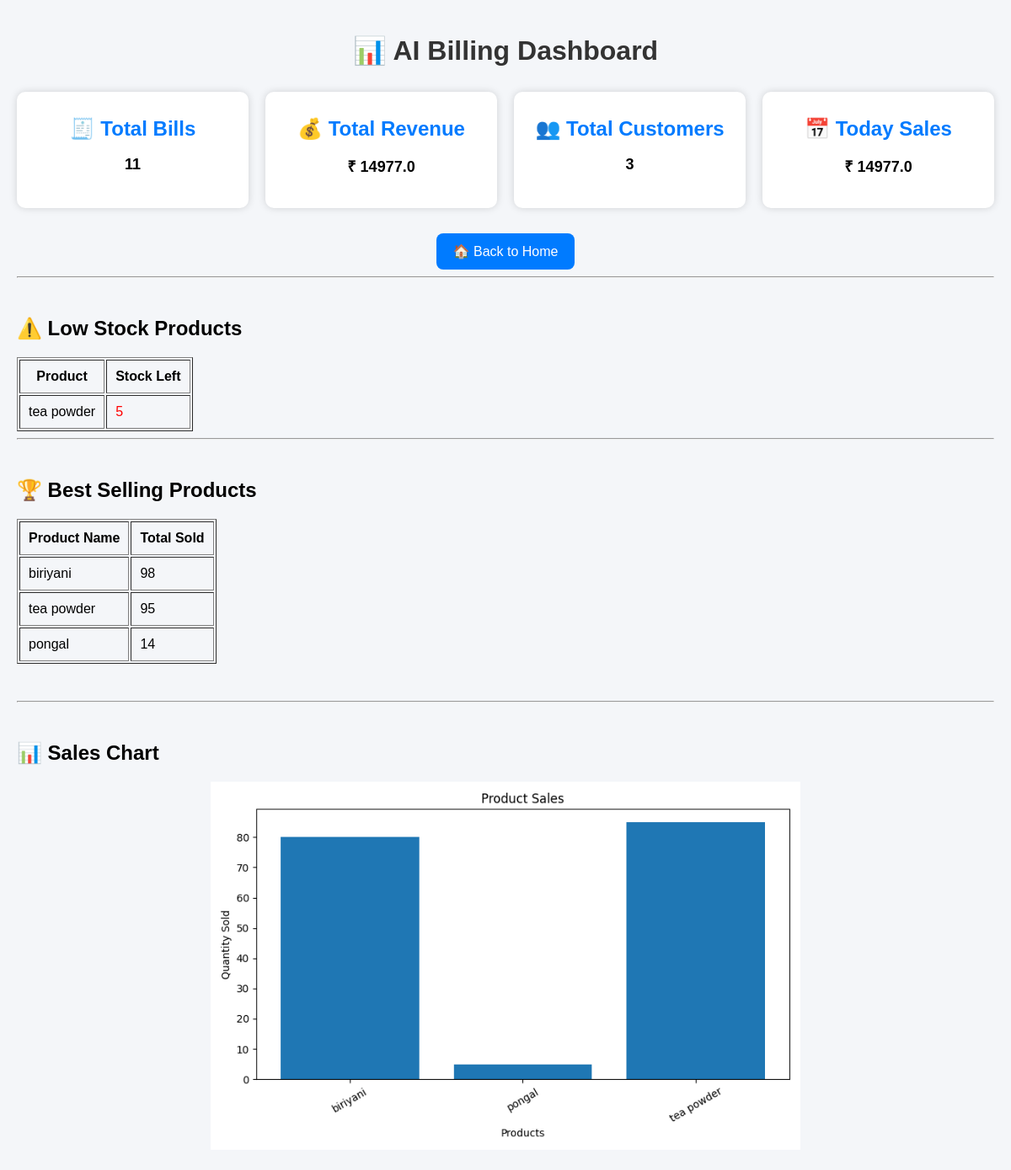
/dashboard, run on the app's committed database.
### app.py (models this page shows)
class Product(db.Model):
    id = db.Column(db.Integer, primary_key=True)
    product_name = db.Column(db.String(100), nullable=False)
    price = db.Column(db.Float, nullable=False)
    stock = db.Column(db.Integer, nullable=False)

class Bill(db.Model):
    id = db.Column(db.Integer, primary_key=True)
    customer_name = db.Column(db.String(100))
    mobile = db.Column(db.String(20))
    product = db.Column(db.String(100))
    quantity = db.Column(db.Integer)
    price = db.Column(db.Float)
    total = db.Column(db.Float)

### app.py (the view)
@app.route("/dashboard")
def dashboard():
    bills = Bill.query.all()
    total_bills = len(bills)
    total_revenue = sum(bill.total for bill in bills)
    total_customers = len(set(bill.mobile for bill in bills))
    today_sales = total_revenue
    low_stock = Product.query.filter(Product.stock <= 10).all()
    best_products = {}
    for bill in bills:
        if bill.product in best_products:
            best_products[bill.product] += bill.quantity
        else:
            best_products[bill.product] = bill.quantity
    best_products = sorted(
        best_products.items(),
        key=lambda x: x[1],
        reverse=True
    )
    return render_template(
        "dashboard.html",
        today_sales=today_sales,
        total_bills=total_bills,
        total_revenue=total_revenue,
        total_customers=total_customers,
        low_stock=low_stock,
        best_products=best_products
    )

### templates/dashboard.html (shortened to what this page needs)
<!DOCTYPE html>
<html>
<head>
</head>
<body>
<h1>📊 AI Billing Dashboard</h1>
<div class="cards">
    <div class="card">
        <h2>🧾 Total Bills</h2>
        <p>{{ total_bills }}</p>
    </div>
    <div class="card">
        <h2>💰 Total Revenue</h2>
        <p>₹ {{ total_revenue }}</p>
    </div>
    <div class="card">
        <h2>👥 Total Customers</h2>
        <p>{{ total_customers }}</p>
    </div>
    <div class="card">
        <h2>📅 Today Sales</h2>
        <p>₹ {{ today_sales }}</p>
    </div>
</div>
<div class="center">
    <a href="/" class="btn">🏠 Back to Home</a>
</div>
<hr>
<br>
<h2>⚠️ Low Stock Products</h2>
{% if low_stock %}
<table border="1" cellpadding="10">
    <tr>
        <th>Product</th>
        <th>Stock Left</th>
    </tr>
    {% for product in low_stock %}
    <tr>
        <td>{{ product.product_name }}</td>
        <td style="color:red;">
            {{ product.stock }}
        </td>
    </tr>
    {% endfor %}
</table>
{% else %}
<p style="color:green;">
    ✅ All products have sufficient stock.
</p>
{% endif %}
<hr>
<br>
<h2>🏆 Best Selling Products</h2>
{% if best_products %}
<table border="1" cellpadding="10">
    <tr>
        <th>Product Name</th>
        <th>Total Sold</th>
    </tr>
    {% for product, qty in best_products %}
    <tr>
        <td>{{ product }}</td>
        <td>{{ qty }}</td>
    </tr>
    {% endfor %}
</table>
{% else %}
<p>No sales available.</p>
{% endif %}
<br><br>
<hr>
<br>
<h2>📊 Sales Chart</h2>
<center>
    <img src="/sales_chart" width="700">
</center>
</body>
</html>
</body>
</html>

### templates/dashboard.html (style rules this page uses)
body { font-family: Arial, sans-serif; background:#f4f6f9; margin:0; padding:20px; }
h1 { text-align:center; color:#333; }
.cards { display:grid; grid-template-columns:repeat(auto-fit,minmax(220px,1fr)); gap:20px; margin-top:30px; }
.card { background:white; padding:20px; border-radius:10px; text-align:center; box-shadow:0 0 10px rgba(0,0,0,0.15); }
.card h2 { margin:10px 0; color:#007bff; }
.card p { font-size:18px; font-weight:bold; }
.btn { display:inline-block; margin-top:30px; background:#007bff; color:white; text-decoration:none; padding:12px 20px; border-radius:8px; }
.center { text-align:center; }

### data on the page
Product: product_name "tea powder", stock "5"
Bill: product "biriyani", qty "98"
Bill: product "tea powder", qty "95"
Bill: product "pongal", qty "14"

### other printed values
{{ total_bills }} "11"
{{ total_revenue }} "14977.0"
{{ total_customers }} "3"
{{ today_sales }} "14977.0"
